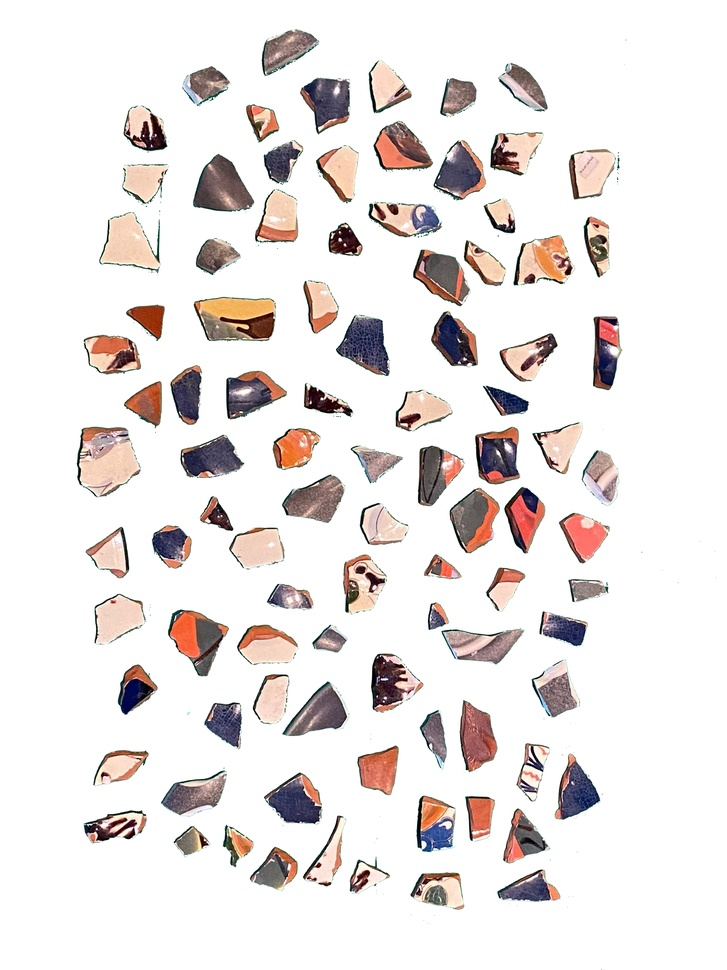
#> input picture trencadis_blanco.jpeg, 727 x 970 px, shrunk from 1536 x 2048 before the run, given in place of the camera
$ python reconocimiento2D.py
#> lines starting #> are read from the running program, lines starting #| are printed output that depends on the picture; after the words box and inside, x2 and y2 are one past the last pixel; in counts of white or black regions, pixels touching at a corner belong together
import cv2
import numpy as np

# Set up camera
cap = cv2.VideoCapture(0)  # Use the first available camera

# Define the lower and upper bounds for the color of the shapes you want to detect
# Replace with the lower bounds for the color
lower_color = np.array([0, 0, 0])
# Replace with the upper bounds for the color
upper_color = np.array([255, 255, 255])

# Create an empty dictionary to store the detected shapes
shapes = {}

while True:
    # Read a frame from the camera
    ret, frame = cap.read()
#> frame is the input picture: shape (970, 727, 3); mean B, G, R 227.3, 228.7, 234.1

    # Convert the frame to grayscale and apply Gaussian blur to reduce noise
    gray = cv2.cvtColor(frame, cv2.COLOR_BGR2GRAY)
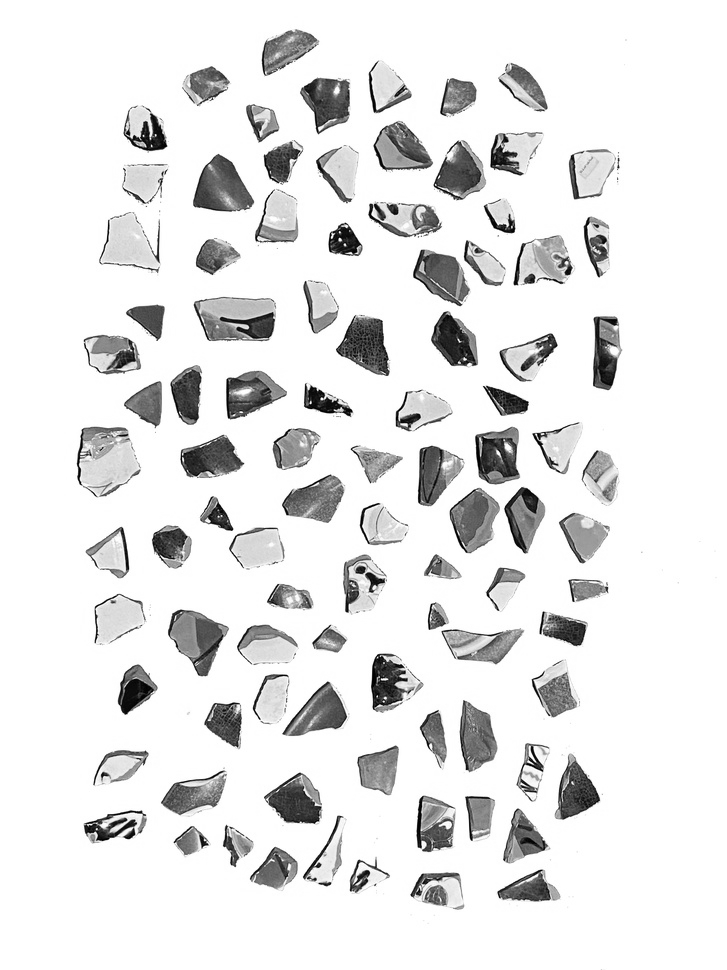
#> gray: shape (970, 727); min 0, max 255, mean 230.2
    blurred = cv2.GaussianBlur(gray, (5, 5), 0)

    # Apply Canny edge detection to find the edges of the shapes
    edges = cv2.Canny(blurred, 50, 150)
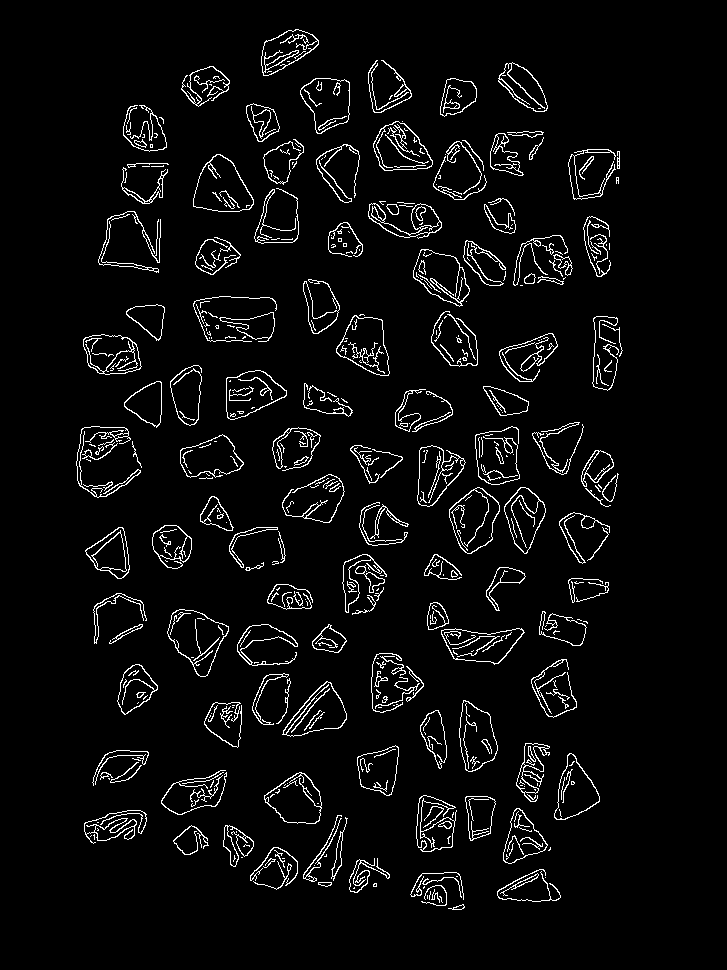
#> edges: shape (970, 727); 4.6% white in thin lines or dots, all inside (x1, y1, x2, y2) = (76, 29, 623, 910)

    # Find the contours of the shapes
    contours, hierarchy = cv2.findContours(
        edges, cv2.RETR_EXTERNAL, cv2.CHAIN_APPROX_SIMPLE)
#> contours = 337 contours, 211 with area under 20; largest, box (x1, y1, x2, y2) and area: (167, 609, 229, 677) 2437, (193, 154, 254, 212) 2344, (449, 487, 500, 554) 2218, (336, 315, 390, 376) 2090, (413, 249, 470, 307) 2023

    # Iterate through each contour and store the data
    for i, contour in enumerate(contours):
        area = cv2.contourArea(contour)  # Get the area of the contour
        # Get the perimeter of the contour
        perimeter = cv2.arcLength(contour, True)
        # Get the bounding box of the contour
        x, y, w, h = cv2.boundingRect(contour)

        # Draw the bounding box and contour on the original frame
        cv2.rectangle(frame, (x, y), (x + w, y + h), (0, 255, 0), 2)
        cv2.drawContours(frame, [contour], 0, (0, 0, 255), 2)

        # Store the data in the dictionary
        shape_data = {"area": area, "perimeter": perimeter,
                      "x": x, "y": y, "width": w, "height": h}
        shapes[f"shape{i+1}"] = shape_data
#> this loop made 337 passes
#> (area, perimeter, x, y, w, h) on passes 1, 10, 14: (34.5, 38.73, 448, 904, 17, 6), (39, 31.66, 318, 882, 14, 5), (87, 119.5, 500, 873, 39, 23)
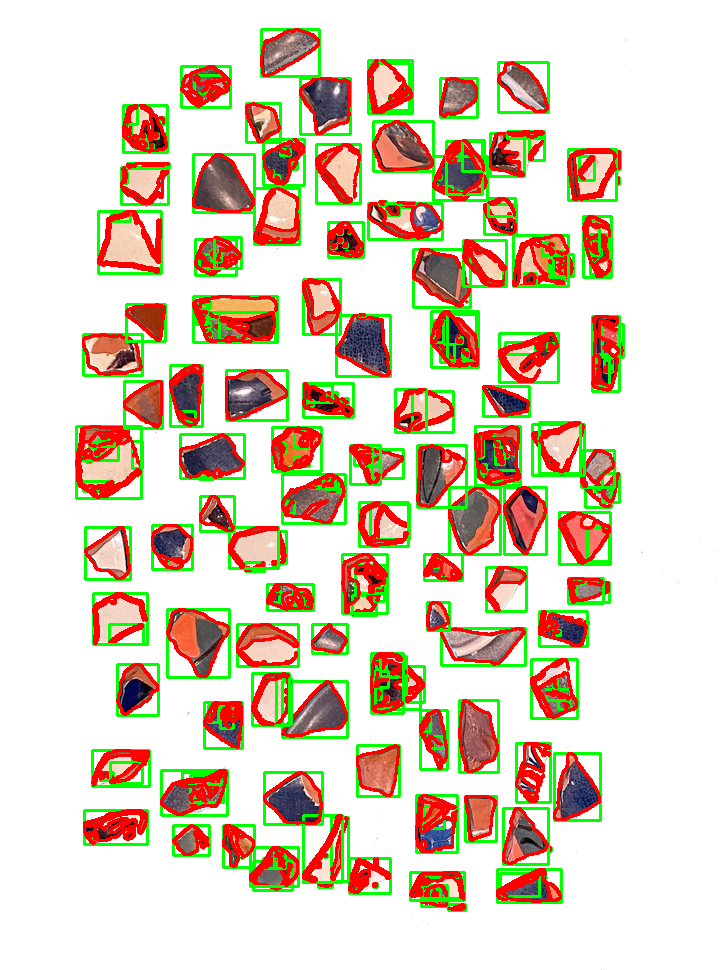
#> frame: shape (970, 727, 3); 18.43% of pixels changed, all inside (x1, y1, x2, y2) = (75, 28, 625, 912)
#> after the loop, shapes = 337 items

    # Display the original frame with the contours and bounding boxes
    cv2.imshow("Camera", frame)

    # Exit the loop if the user presses the 'q' key
    if cv2.waitKey(1) & 0xFF == ord('q'):
#> (key q is pressed here)
        break

# Release the camera and close all windows
cap.release()
cv2.destroyAllWindows()

# Print the stored shapes
print(shapes)
#> (printed output is left out)
